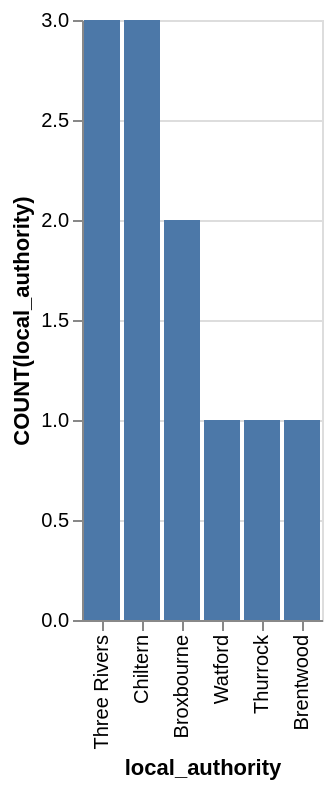

Write the Vega-Lite specification saved for this chart.
### Vega-Lite specification from a JSON file in a GitHub repository (floating-point values rounded to 4 significant figures)
{"data": {"values": [{"x_data": "Three Rivers", "y_data": 3}, {"x_data": "Chiltern", "y_data": 3}, {"x_data": "Broxbourne", "y_data": 2}, {"x_data": "Watford", "y_data": 1}, {"x_data": "Thurrock", "y_data": 1}, {"x_data": "Brentwood", "y_data": 1}]}, "mark": "bar", "encoding": {"x": {"field": "x_data", "type": "nominal", "title": "local_authority", "sort": {"op": "sum", "field": "y_data", "order": "descending"}}, "y": {"field": "y_data", "type": "quantitative", "title": "COUNT(local_authority)"}}}
